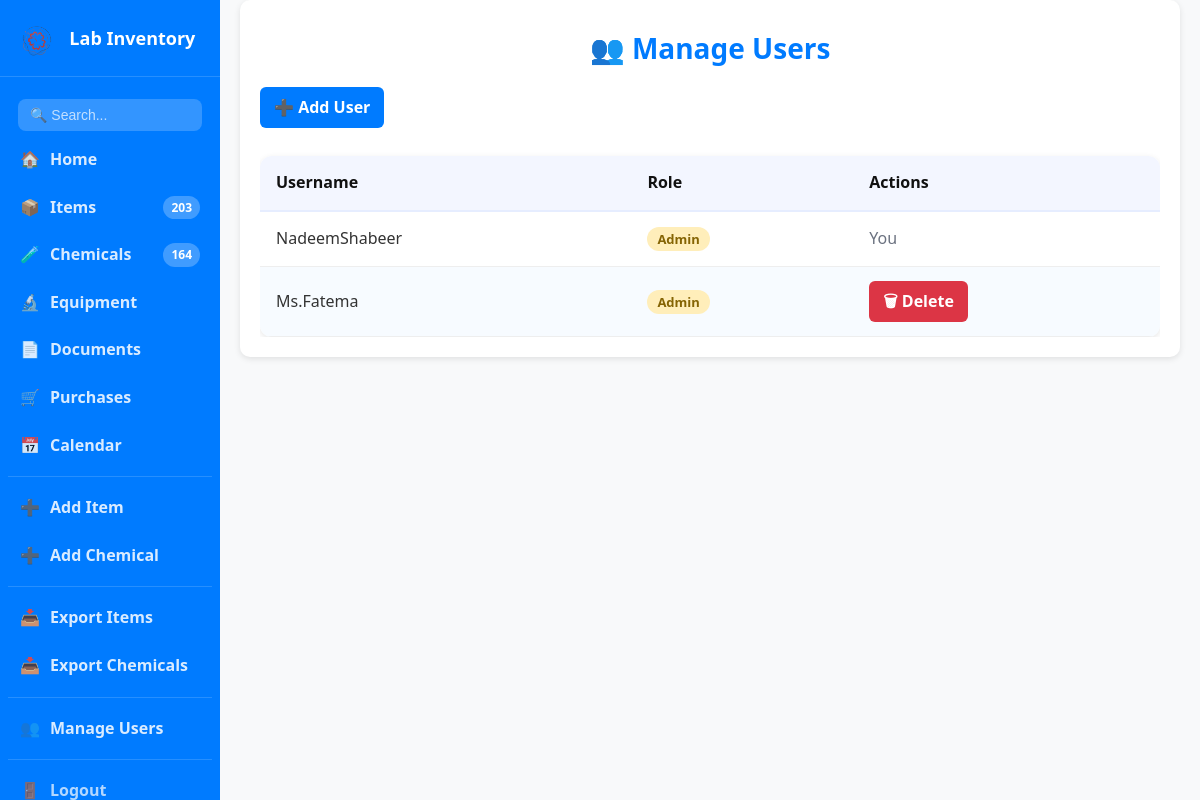
The app's page /admin/users (signed in) with its own data.
### app.py (models this page shows)
class User(UserMixin, db.Model):
    id = db.Column(db.Integer, primary_key=True)
    username = db.Column(db.String(80), unique=True, nullable=False)
    password = db.Column(db.String(200), nullable=False)
    role = db.Column(db.String(20), nullable=False, default='viewer')
    def is_admin(self):
        return self.role == 'admin'
    def is_staff(self):
        return self.role in ['admin', 'staff']

### app.py (the view)
@app.route('/admin/users')
@login_required
def admin_users():
    if not current_user.is_admin():
        return redirect(url_for('home'))
    users = User.query.all()
    return render_template('admin_users.html', users=users)

### app.py (called while the page is built)
@login_manager.user_loader
def load_user(user_id):
    return User.query.get(int(user_id))

@app.context_processor
def inject_counts():
    try:
        item_count = Item.query.count()
        chem_count = Chemical.query.count()
    except:
        item_count = 0
        chem_count = 0
    return dict(item_count=item_count, chem_count=chem_count)

### templates/admin_users.html
{% extends "base.html" %}
{% block content %}
<div class="page-header">
    <h1 class="page-title">👥 Manage Users</h1>
</div>
<div style="margin-bottom:16px;">
    <a href="{{ url_for('admin_add_user') }}" class="btn">➕ Add User</a>
</div>
<div class="table-container">
    <table class="styled-table">
        <thead>
            <tr>
                <th>Username</th>
                <th>Role</th>
                <th>Actions</th>
            </tr>
        </thead>
        <tbody>
            {% for user in users %}
            <tr>
                <td>{{ user.username }}</td>
                <td>
                    <span class="role-badge role-{{ user.role }}">{{ user.role }}</span>
                </td>
                <td>
                    {% if user.id != current_user.id %}
                    <a class="btn" href="{{ url_for('admin_delete_user', user_id=user.id) }}"
                       onclick="return confirm('Delete user {{ user.username }}?')"
                       style="background:var(--red);">🗑 Delete</a>
                    {% else %}
                    <span style="color:var(--muted);">You</span>
                    {% endif %}
                </td>
            </tr>
            {% endfor %}
        </tbody>
    </table>
</div>
{% endblock %}

### static/style.css (style rules this page uses)
:root { --blue: #007bff; --blue-dark: #0056b3; --green: #28a745; --green-dark: #218838; --red: #dc3545; --red-dark: #c82333; --text: #333; --muted: #6b7280; --bg: #f8f9fa; --card: #ffffff; --border: #ddd; --shadow: 0 2px 6px rgba(0,0,0,0.1); }
* { margin: 0; padding: 0; box-sizing: border-box; }
html, body { font-family: "Segoe UI", Tahoma, Geneva, Verdana, sans-serif; background: var(--bg); color: var(--text); line-height: 1.6; }
.page-header { text-align: center; margin: 6px 0 16px; }
.page-title { font-size: 28px; font-weight: 800; color: var(--blue); }
.btn, button { display: inline-block; padding: 8px 14px; background: var(--blue); color: #fff; border: none; border-radius: 6px; text-decoration: none; font-weight: 600; cursor: pointer; transition: background .2s ease, color .2s ease, opacity .2s ease; }
table { width: 100%; border-collapse: collapse; margin-top: 12px; border-radius: 10px; overflow: hidden; background: #fff; box-shadow: var(--shadow); }
th { background: var(--blue); color: #fff; text-align: left; padding: 12px 14px; font-weight: 700; }
td { padding: 12px 14px; border-bottom: 1px solid #eee; }
tr:nth-child(even) { background: #f7fbff; }
.table-container { overflow-x: auto; }
.styled-table { width: 100%; border-collapse: collapse; background: #fff; border-radius: 12px; overflow: hidden; box-shadow: var(--shadow); }
.styled-table thead th { background: #f3f6ff; color: #111; border-bottom: 2px solid #e6edff; }
.styled-table th, .styled-table td { padding: 14px 16px; text-align: left; }
.styled-table tbody tr { border-bottom: 1px solid #eef2f7; }
body { display: flex; min-height: 100vh; }
.role-badge { padding: 3px 10px; border-radius: 12px; font-size: 13px; font-weight: 700; text-transform: capitalize; }
.role-admin { background: #ffeeba; color: #856404; }
th { cursor: pointer; user-select: none; }

### records on screen
User: username "NadeemShabeer", role "Admin", shows "You"
User: username "Ms.Fatema", role "Admin"

### other values on screen
{{ item_count }} "203"
{{ chem_count }} "164"
